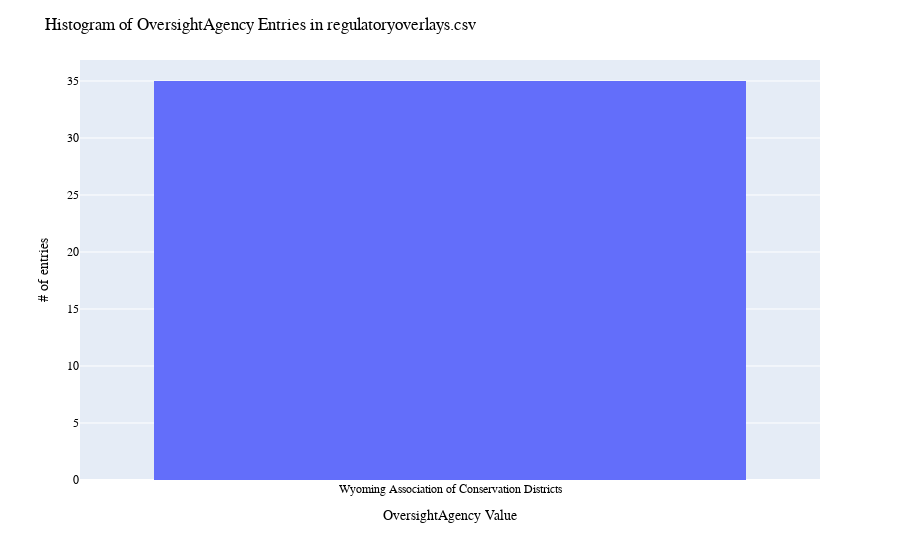

Notebook code cell kept with this figure:
### Code cell
# OversightAgency: histogram distribution of WaDE values
print(dfro.OversightAgency.value_counts())

fig = px.histogram(dfro, x="OversightAgency")
fig.update_layout(bargap=0.2,
                  title="Histogram of OversightAgency Entries in regulatoryoverlays.csv",
                  xaxis_title="OversightAgency Value",
                  yaxis_title="# of entries",
                    font=dict(
                        family="Arial Bold",
                        size=12,
                        color="Black")
                 )
fig.show()
fig.write_image('figures/OversightAgency.png', engine="kaleido")

### Figure 1 — Plotly figure (JSON) as saved in the notebook; plotly's stock layout.template omitted (floating-point values rounded to 4 significant figures)
{"data": [{"alignmentgroup": "True", "bingroup": "x", "hovertemplate": "OversightAgency=%{x}<br>count=%{y}<extra></extra>", "legendgroup": "", "marker": {"color": "#636efa", "pattern": {"shape": ""}}, "name": "", "offsetgroup": "", "orientation": "v", "showlegend": false, "type": "histogram", "x": ["Wyoming Association of Conservation Districts", "Wyoming Association of Conservation Districts", "Wyoming Association of Conservation Districts", "Wyoming Association of Conservation Districts", "Wyoming Association of Conservation Districts", "Wyoming Association of Conservation Districts", "Wyoming Association of Conservation Districts", "Wyoming Association of Conservation Districts", "Wyoming Association of Conservation Districts", "Wyoming Association of Conservation Districts", "Wyoming Association of Conservation Districts", "Wyoming Association of Conservation Districts", "Wyoming Association of Conservation Districts", "Wyoming Association of Conservation Districts", "Wyoming Association of Conservation Districts", "Wyoming Association of Conservation Districts", "Wyoming Association of Conservation Districts", "Wyoming Association of Conservation Districts", "Wyoming Association of Conservation Districts", "Wyoming Association of Conservation Districts", "Wyoming Association of Conservation Districts", "Wyoming Association of Conservation Districts", "Wyoming Association of Conservation Districts", "Wyoming Association of Conservation Districts", "Wyoming Association of Conservation Districts", "Wyoming Association of Conservation Districts", "Wyoming Association of Conservation Districts", "Wyoming Association of Conservation Districts", "Wyoming Association of Conservation Districts", "Wyoming Association of Conservation Districts", "Wyoming Association of Conservation Districts", "Wyoming Association of Conservation Districts", "Wyoming Association of Conservation Districts", "Wyoming Association of Conservation Districts", "Wyoming Association of Conservation Districts"], "xaxis": "x", "yaxis": "y"}], "layout": {"bargap": 0.2, "barmode": "relative", "font": {"color": "Black", "family": "Arial Bold", "size": 12}, "legend": {"tracegroupgap": 0}, "margin": {"t": 60}, "title": {"text": "Histogram of OversightAgency Entries in regulatoryoverlays.csv"}, "xaxis": {"anchor": "y", "domain": [0, 1], "title": {"text": "OversightAgency Value"}}, "yaxis": {"anchor": "x", "domain": [0, 1], "title": {"text": "# of entries"}}}}
